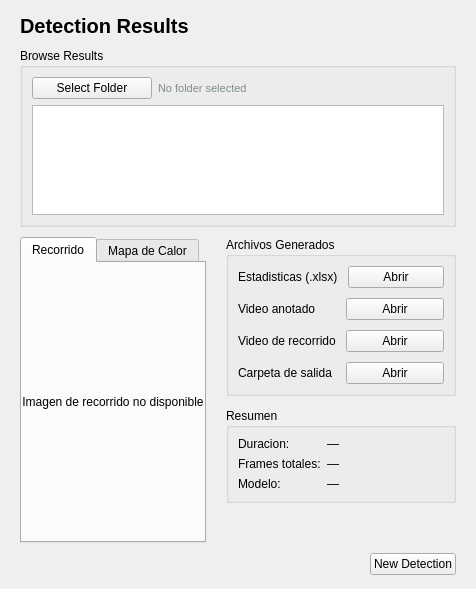
      <widget class="QWidget" name="page_results">
       <layout class="QVBoxLayout" name="resultsOuterLayout">
        <property name="spacing">
         <number>10</number>
        </property>
        <property name="leftMargin">
         <number>20</number>
        </property>
        <property name="topMargin">
         <number>14</number>
        </property>
        <property name="rightMargin">
         <number>20</number>
        </property>
        <property name="bottomMargin">
         <number>14</number>
        </property>
        <item>
         <layout class="QHBoxLayout" name="resultsTitleBar">
          <item>
           <widget class="QLabel" name="lbl_results_title">
            <property name="text">
             <string>Detection Results</string>
            </property>
            <property name="font">
             <font>
              <pointsize>15</pointsize>
              <weight>75</weight>
              <bold>true</bold>
             </font>
            </property>
           </widget>
          </item>
          <item>
           <spacer name="resultsTitleSpacer">
            <property name="orientation">
             <enum>Qt::Horizontal</enum>
            </property>
            <property name="sizeHint" stdset="0">
             <size>
              <width>40</width>
              <height>20</height>
             </size>
            </property>
           </spacer>
          </item>
         </layout>
        </item>
        <item>
         <widget class="QGroupBox" name="grp_browse_results">
          <property name="title">
           <string>Browse Results</string>
          </property>
          <layout class="QVBoxLayout" name="browseResultsLayout">
           <property name="spacing">
            <number>6</number>
           </property>
           <item>
            <layout class="QHBoxLayout" name="browseFolderBar">
             <item>
              <widget class="QPushButton" name="btn_browse_results">
               <property name="text">
                <string>Select Folder</string>
               </property>
               <property name="maximumSize">
                <size>
                 <width>120</width>
                 <height>16777215</height>
                </size>
               </property>
              </widget>
             </item>
             <item>
              <widget class="QLabel" name="lbl_results_folder_path">
               <property name="text">
                <string>No folder selected</string>
               </property>
               <property name="styleSheet">
                <string notr="true">color: #7f8c8d; font-size: 11px;</string>
               </property>
              </widget>
             </item>
            </layout>
           </item>
           <item>
            <widget class="QListWidget" name="list_result_runs">
             <property name="maximumSize">
              <size>
               <width>16777215</width>
               <height>110</height>
              </size>
             </property>
            </widget>
           </item>
          </layout>
         </widget>
        </item>
        <item>
         <layout class="QHBoxLayout" name="resultsMainLayout">
          <property name="spacing">
           <number>20</number>
          </property>
          <item>
           <widget class="QTabWidget" name="tab_images">
            <property name="currentIndex">
             <number>0</number>
            </property>
            <widget class="QWidget" name="tab_trajectory">
             <attribute name="title">
              <string>Recorrido</string>
             </attribute>
             <layout class="QVBoxLayout" name="trajectoryTabLayout">
              <property name="leftMargin">
               <number>0</number>
              </property>
              <property name="topMargin">
               <number>0</number>
              </property>
              <property name="rightMargin">
               <number>0</number>
              </property>
              <property name="bottomMargin">
               <number>0</number>
              </property>
              <item>
               <widget class="QLabel" name="lbl_trajectory_img">
                <property name="text">
                 <string>Imagen de recorrido no disponible</string>
                </property>
                <property name="alignment">
                 <set>Qt::AlignCenter</set>
                </property>
               </widget>
              </item>
             </layout>
            </widget>
            <widget class="QWidget" name="tab_heatmap">
             <attribute name="title">
              <string>Mapa de Calor</string>
             </attribute>
             <layout class="QVBoxLayout" name="heatmapTabLayout">
              <property name="leftMargin">
               <number>0</number>
              </property>
              <property name="topMargin">
               <number>0</number>
              </property>
              <property name="rightMargin">
               <number>0</number>
              </property>
              <property name="bottomMargin">
               <number>0</number>
              </property>
              <item>
               <widget class="QLabel" name="lbl_heatmap_img">
                <property name="text">
                 <string>Mapa de calor no disponible</string>
                </property>
                <property name="alignment">
                 <set>Qt::AlignCenter</set>
                </property>
               </widget>
              </item>
             </layout>
            </widget>
           </widget>
          </item>
          <item>
           <layout class="QVBoxLayout" name="resultsPanelLayout">
            <property name="spacing">
             <number>12</number>
            </property>
            <item>
             <widget class="QGroupBox" name="grp_files">
              <property name="title">
               <string>Archivos Generados</string>
              </property>
              <property name="minimumSize">
               <size>
                <width>230</width>
                <height>0</height>
               </size>
              </property>
              <layout class="QVBoxLayout" name="filesLayout">
               <property name="spacing">
                <number>10</number>
               </property>
               <item>
                <layout class="QHBoxLayout" name="excelRow">
                 <item>
                  <widget class="QLabel" name="lbl_file_excel">
                   <property name="text">
                    <string>Estadisticas (.xlsx)</string>
                   </property>
                   <property name="wordWrap">
                    <bool>true</bool>
                   </property>
                   <property name="styleSheet">
                    <string notr="true">font-size: 12px;</string>
                   </property>
                  </widget>
                 </item>
                 <item>
                  <widget class="QPushButton" name="btn_open_excel">
                   <property name="text">
                    <string>Abrir</string>
                   </property>
                  </widget>
                 </item>
                </layout>
               </item>
               <item>
                <layout class="QHBoxLayout" name="video1Row">
                 <item>
                  <widget class="QLabel" name="lbl_file_video1">
                   <property name="text">
                    <string>Video anotado</string>
                   </property>
                   <property name="styleSheet">
                    <string notr="true">font-size: 12px;</string>
                   </property>
                  </widget>
                 </item>
                 <item>
                  <widget class="QPushButton" name="btn_open_video1">
                   <property name="text">
                    <string>Abrir</string>
                   </property>
                  </widget>
                 </item>
                </layout>
               </item>
               <item>
                <layout class="QHBoxLayout" name="video2Row">
                 <item>
                  <widget class="QLabel" name="lbl_file_video2">
                   <property name="text">
                    <string>Video de recorrido</string>
                   </property>
                   <property name="styleSheet">
                    <string notr="true">font-size: 12px;</string>
                   </property>
                  </widget>
                 </item>
                 <item>
                  <widget class="QPushButton" name="btn_open_video2">
                   <property name="text">
                    <string>Abrir</string>
                   </property>
                  </widget>
                 </item>
                </layout>
               </item>
               <item>
                <layout class="QHBoxLayout" name="folderRow">
                 <item>
                  <widget class="QLabel" name="lbl_file_folder">
                   <property name="text">
                    <string>Carpeta de salida</string>
                   </property>
                   <property name="styleSheet">
                    <string notr="true">font-size: 12px;</string>
                   </property>
                  </widget>
                 </item>
                 <item>
                  <widget class="QPushButton" name="btn_open_folder">
                   <property name="text">
                    <string>Abrir</string>
                   </property>
                  </widget>
                 </item>
                </layout>
               </item>
              </layout>
             </widget>
            </item>
            <item>
             <widget class="QGroupBox" name="grp_summary">
              <property name="title">
               <string>Resumen</string>
              </property>
              <layout class="QFormLayout" name="summaryFormLayout">
               <item row="0" column="0">
                <widget class="QLabel" name="s_lbl_duration">
                 <property name="text">
                  <string>Duracion:</string>
                 </property>
                </widget>
               </item>
               <item row="0" column="1">
                <widget class="QLabel" name="lbl_res_duration">
                 <property name="text">
                  <string>—</string>
                 </property>
                </widget>
               </item>
               <item row="1" column="0">
                <widget class="QLabel" name="s_lbl_res_frames">
                 <property name="text">
                  <string>Frames totales:</string>
                 </property>
                </widget>
               </item>
               <item row="1" column="1">
                <widget class="QLabel" name="lbl_res_frames">
                 <property name="text">
                  <string>—</string>
                 </property>
                </widget>
               </item>
               <item row="2" column="0">
                <widget class="QLabel" name="s_lbl_res_model">
                 <property name="text">
                  <string>Modelo:</string>
                 </property>
                </widget>
               </item>
               <item row="2" column="1">
                <widget class="QLabel" name="lbl_res_model">
                 <property name="text">
                  <string>—</string>
                 </property>
                </widget>
               </item>
              </layout>
             </widget>
            </item>
            <item>
             <spacer name="resultsPanelSpacer">
              <property name="orientation">
               <enum>Qt::Vertical</enum>
              </property>
              <property name="sizeHint" stdset="0">
               <size>
                <width>20</width>
                <height>40</height>
               </size>
              </property>
             </spacer>
            </item>
           </layout>
          </item>
         </layout>
        </item>
        <item>
         <layout class="QHBoxLayout" name="resultsBottomBar">
          <item>
           <spacer name="resultsBottomSpacer">
            <property name="orientation">
             <enum>Qt::Horizontal</enum>
            </property>
            <property name="sizeHint" stdset="0">
             <size>
              <width>40</width>
              <height>20</height>
             </size>
            </property>
           </spacer>
          </item>
          <item>
           <widget class="QPushButton" name="btn_new_detection">
            <property name="text">
             <string>New Detection</string>
            </property>
           </widget>
          </item>
         </layout>
        </item>
       </layout>
      </widget>
